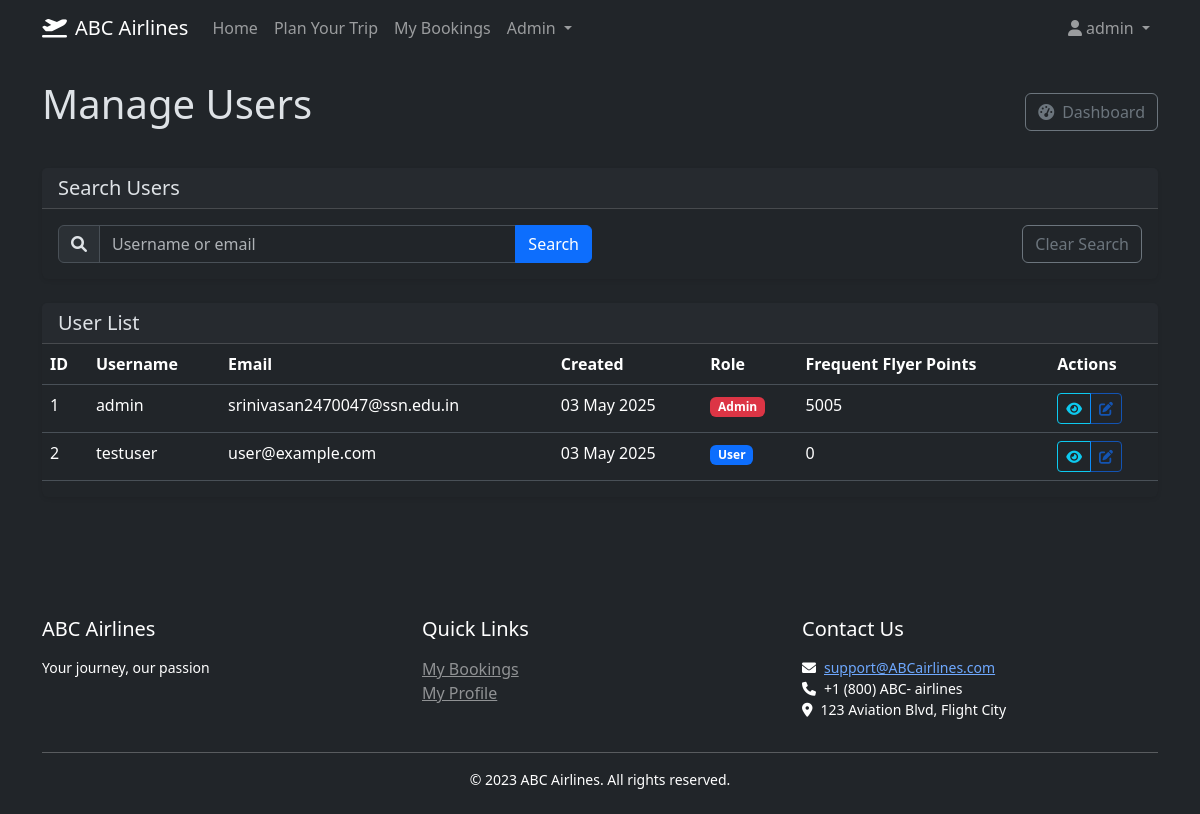
/admin/users (signed in), run on an earlier commit of the app's database.
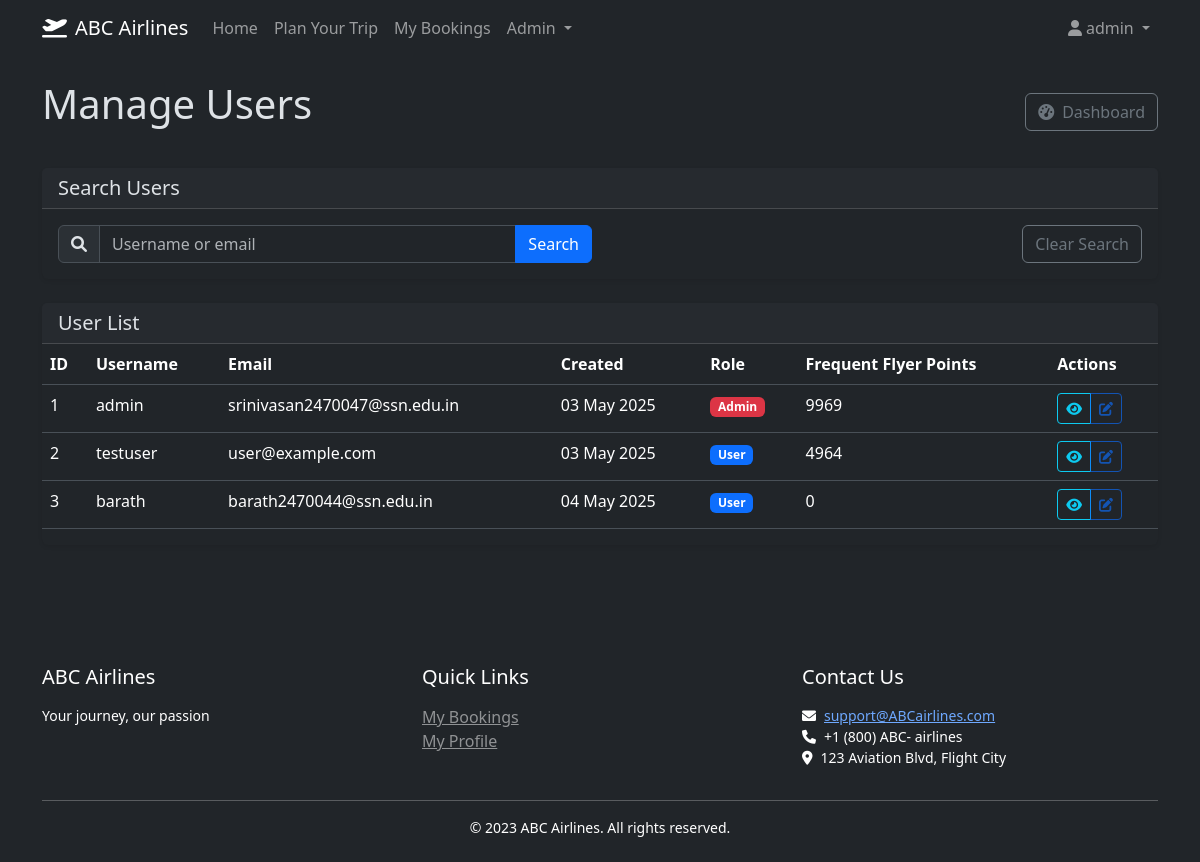
And on a later commit of the database.
### models.py (models this page shows, shortened)
class User(UserMixin, db.Model):
    __tablename__ = 'users'
    id = db.Column(db.Integer, primary_key=True)
    username = db.Column(db.String(80), unique=True, nullable=False)
    email = db.Column(db.String(120), unique=True, nullable=False)
    password_hash = db.Column(db.String(128), nullable=False)
    is_admin = db.Column(db.Boolean, default=False)
    frequent_flyer_points = db.Column(db.Integer, default=0)
    created_at = db.Column(db.DateTime, nullable=False, default=datetime.utcnow)  # Add created_at
    bookings = db.relationship('Booking', backref='user', lazy=True)

### routes.py (the view, shortened to what this page needs)
@app.route('/admin/users')
@login_required
def admin_users():
    if not current_user.is_admin:
        flash('Access denied', 'danger')
        return redirect(url_for('index'))
    search = request.args.get('search', '')
    query = User.query
    filtered_users = query.all()
    return render_template(
        'admin/users.html',
        users=filtered_users,
        search=search
    )

### app.py (called while the page is built)
@login_manager.user_loader
def load_user(user_id):
    from models import User
    return User.query.get(int(user_id))

### routes.py (called while the page is built)
@app.context_processor
def utility_processor():
    return {
        'format_datetime': format_datetime,
        'format_date': format_date,
        'format_time': format_time,
        'format_price': format_price
    }

### templates/admin/users.html (shortened to what this page needs)
{% extends "base.html" %}
{% block content %}
<div class="mb-4">
    <div class="d-flex justify-content-between align-items-center mb-4">
        <h1>Manage Users</h1>
        <a href="{{ url_for('admin_dashboard') }}" class="btn btn-outline-secondary">
            <i class="fas fa-tachometer-alt me-2"></i>Dashboard
        </a>
    </div>
    <div class="card mb-4">
        <div class="card-header">
            <h5 class="card-title mb-0">Search Users</h5>
        </div>
        <div class="card-body">
            <form action="{{ url_for('admin_users') }}" method="get" class="row g-3">
                <div class="col-md-6">
                    <div class="input-group">
                        <span class="input-group-text"><i class="fas fa-search"></i></span>
                        <input type="text" class="form-control" name="search" value="{{ search }}" placeholder="Username or email">
                        <button type="submit" class="btn btn-primary">Search</button>
                    </div>
                </div>
                <div class="col-md-6 text-end">
                    <a href="{{ url_for('admin_users') }}" class="btn btn-outline-secondary">Clear Search</a>
                </div>
            </form>
        </div>
    </div>
    <div class="card">
        <div class="card-header">
            <h5 class="mb-0">User List</h5>
        </div>
        <div class="table-responsive">
            <table class="table table-hover">
                <thead>
                    <tr>
                        <th>ID</th>
                        <th>Username</th>
                        <th>Email</th>
                        <th>Created</th>
                        <th>Role</th>
                        <th>Frequent Flyer Points</th>
                        <th>Actions</th>
                    </tr>
                </thead>
                <tbody>
                    {% for user in users %}
                    <tr>
                        <td>{{ user.id }}</td>
                        <td>{{ user.username }}</td>
                        <td>{{ user.email }}</td>
                        <td>{{ user.created_at.strftime('%d %b %Y') }}</td>
                        <td>
                            <span class="badge {{ 'bg-danger' if user.is_admin else 'bg-primary' }}">
                                {{ 'Admin' if user.is_admin else 'User' }}
                            </span>
                        </td>
                        <td>{{ user.frequent_flyer_points }}</td>
                        <td>
                            <div class="btn-group btn-group-sm">
                                <button type="button" class="btn btn-outline-info" title="View User" data-bs-toggle="modal" data-bs-target="#viewUserModal{{ user.id }}">
                                    <i class="fas fa-eye"></i>
                                </button>
                                <button type="button" class="btn btn-outline-primary" title="Edit User" disabled>
                                    <i class="fas fa-edit"></i>
                                </button>
                            </div>
                        </td>
                    </tr>
                    {% endfor %}
                </tbody>
            </table>
        </div>
    </div>
</div>
{% endblock %}

### templates/base.html (shortened to what this page needs)
<!DOCTYPE html>
<html lang="en" data-bs-theme="dark">
<head>
    <link rel="stylesheet" href="https://cdn.jsdelivr.net/npm/bootstrap@5.3.3/dist/css/bootstrap.min.css">
    <link rel="stylesheet" href="https://cdnjs.cloudflare.com/ajax/libs/font-awesome/6.0.0/css/all.min.css">
    <link rel="stylesheet" href="{{ url_for('static', filename='css/custom.css') }}">
</head>
<body>
    <nav class="navbar navbar-expand-lg navbar-dark bg-dark mb-4">
        <div class="container">
            <a class="navbar-brand" href="{{ url_for('index') }}">
                <i class="fas fa-plane-departure me-2"></i>ABC Airlines
            </a>
            <div class="collapse navbar-collapse" id="navbarNav">
                <ul class="navbar-nav me-auto">
                    <li class="nav-item">
                        <a class="nav-link" href="{{ url_for('index') }}">Home</a>
                    </li>
                    <li class="nav-item">
                        <button class="btn btn-link nav-link" data-bs-toggle="modal" data-bs-target="#travelModal">Plan Your Trip</button>
                    </li>
                    {% if current_user.is_authenticated %}
                    <li class="nav-item">
                        <a class="nav-link" href="{{ url_for('my_bookings') }}">My Bookings</a>
                    </li>
                    {% endif %}
                    {% if current_user.is_authenticated and current_user.is_admin %}
                    <li class="nav-item dropdown">
                        <a class="nav-link dropdown-toggle" href="#" id="adminDropdown" role="button" data-bs-toggle="dropdown">
                            Admin
                        </a>
                    </li>
                    {% endif %}
                </ul>
                <ul class="navbar-nav">
                    {% if current_user.is_authenticated %}
                    <li class="nav-item dropdown">
                        <a class="nav-link dropdown-toggle" href="#" id="userDropdown" role="button" data-bs-toggle="dropdown">
                            <i class="fas fa-user me-1"></i>{{ current_user.username }}
                        </a>
                    </li>
                    {% endif %}
                </ul>
            </div>
        </div>
    </nav>
    <main class="container pb-4">
        {% block content %}{% endblock %}
    </main>
    <footer class="bg-dark text-white mt-5 py-4">
        <div class="container">
            <div class="row">
                <div class="col-md-4">
                    <h5>ABC Airlines</h5>
                    <p class="small">Your journey, our passion</p>
                </div>
                <div class="col-md-4">
                    <h5>Quick Links</h5>
                    <ul class="list-unstyled">
                        {% if current_user.is_authenticated %}
                        <li><a href="{{ url_for('my_bookings') }}" class="text-white-50">My Bookings</a></li>
                        <li><a href="{{ url_for('profile') }}" class="text-white-50">My Profile</a></li>
                        {% else %}
                        <li><a href="{{ url_for('login') }}" class="text-white-50">Login</a></li>
                        <li><a href="{{ url_for('register') }}" class="text-white-50">Register</a></li>
                        {% endif %}
                    </ul>
                </div>
                <div class="col-md-4">
                    <h5>Contact Us</h5>
                    <p class="small">
                        <i class="fas fa-envelope me-2"></i><a href="mailto:support@ABCairlines.com">support@ABCairlines.com</a><br>
                        <i class="fas fa-phone me-2"></i>+1 (800) ABC- airlines<br>
                        <i class="fas fa-map-marker-alt me-2"></i>123 Aviation Blvd, Flight City
                    </p>
                </div>
            </div>
            <hr class="my-3">
            <div class="text-center">
                <p class="small mb-0">&copy; 2023 ABC Airlines. All rights reserved.</p>
            </div>
        </div>
    </footer>
</body>
</html>

### static/css/custom.css (style rules this page uses)
body { min-height: 100vh; display: flex; flex-direction: column; }
main.container { flex: 1; }
h1, h2, h3, h4, h5, h6 { margin-bottom: 1rem; }
.card { margin-bottom: 1.5rem; border: none; box-shadow: 0 0.125rem 0.25rem rgba(0, 0, 0, 0.075); }
.card-header { font-weight: 500; }

What changed in the data, as far as the page shows it:
changed User "admin": frequent_flyer_points "5005" → "9969"
changed User "testuser": frequent_flyer_points "0" → "4964"
added User: id "3", username "barath", email "barath2470044@ssn.edu.in", created_at "04 May 2025", is_admin "User", frequent_flyer_points "0"
